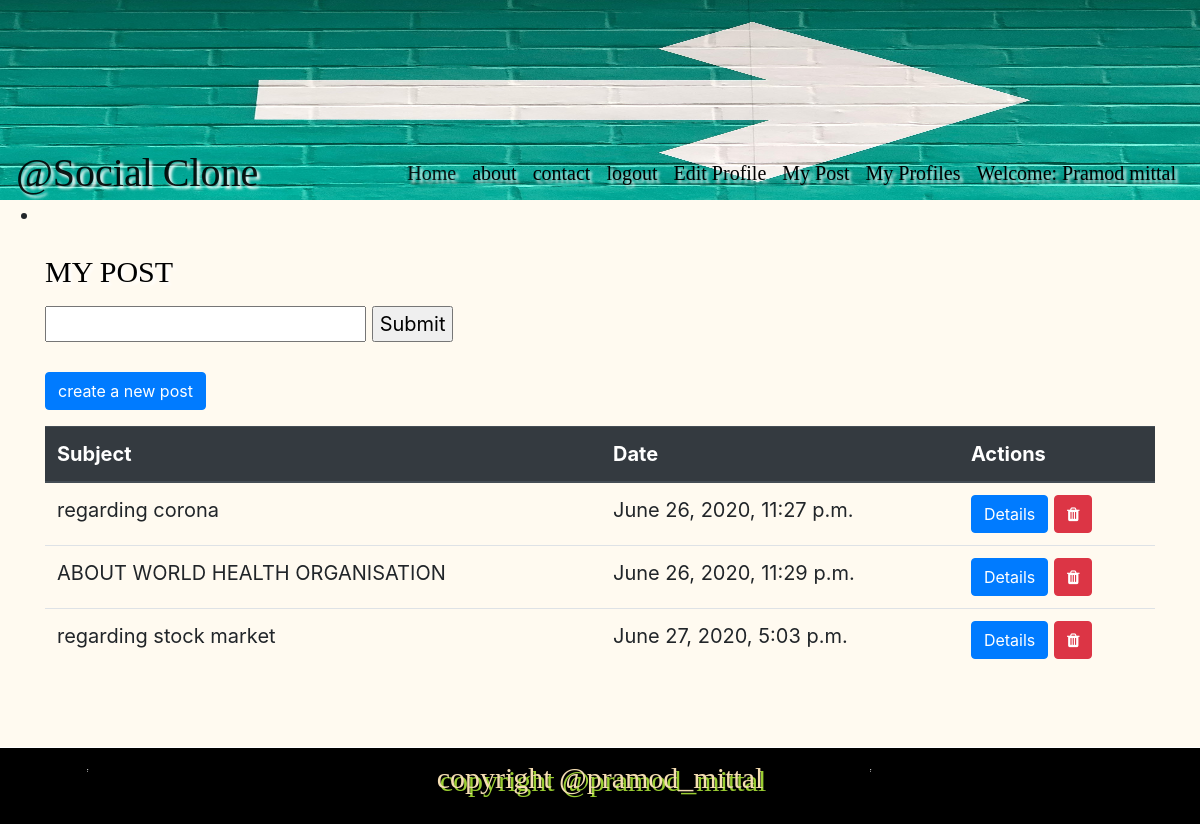
/social/mypost/list (signed in), run on the app's committed database.
### social/models.py (models this page shows, shortened)
class MyProfile(models.Model):
    name = models.CharField(max_length = 100)
    user = models.OneToOneField(to = User, on_delete=models.CASCADE)
    age = models.IntegerField(default=18,validators = [MinValueValidator(18)])
    gender = models.CharField(max_length = 20,choices = (('male','male'),('female','female')))
    status = models.CharField(max_length = 20,choices = (('single','single'),('married','married')))
    pno = models.CharField(max_length = 10,null = 'True',blank = 'True')
    discription = models.TextField()
    profile_pic = models.ImageField(upload_to = 'images//' ,null = True,blank = False)

class MyPost(models.Model):
    pic = models.ImageField(upload_to = 'images//' ,null = True)
    subject = models.CharField(max_length = 200)
    msg = models.TextField(null = True,blank = True)
    cr_date = models.DateTimeField(auto_now_add = True)
    uploaded_by = models.ForeignKey(to = MyProfile,on_delete = models.CASCADE,null = True,blank = True)

### social/views.py (the view)
# urls.py: path('mypost/list',views.MyPostListView.as_view()),
class MyPostListView(ListView):
    model = MyPost
    template_name = 'social/mypost_list.html'
    def get_queryset(self):
        si = self.request.GET.get('si')
        if si == None:
            si = ""
        return MyPost.objects.filter(Q(uploaded_by = self.request.user.myprofile))

### templates/social/mypost_list.html
{% extends 'base.html' %}
{% block content %}
<div class = container>
<h1 class = 'py-2'>MY POST</h1>
<form method = GET>
<input value = "{{request.GET.si}}" type = "text" name = 'si'/>
<input type = "submit"/>
</form>
<br>
<a class = 'btn btn-primary' href = '/social/mypost/create'>create a new post</a>
<table class = 'table my-3'>
<thead class = 'thead-dark'>
<tr>
<th>Subject</th>
<th>Date</th>
<th>Actions</th>
</tr>
</thead>
<tr>
{% for n1 in mypost_list %}
<td>{{n1.subject}}</td>
<td>{{n1.cr_date}}</td>
<td><a class = 'btn btn-primary' href = '/social/mypost/detail/{{n1.id}}'>Details</a>
<a class = 'btn btn-danger'href = '/social/mypost/delete/{{n1.id}}'><span class="fa fa-trash"></span></a>
</td>
</tr>
{% endfor %}
</table>
</div>
{% endblock %}

### templates/base.html (shortened to what this page needs)
<!DOCTYPE html>
{% load static %}
<html>
<head>
    <link rel="stylesheet" href="https://cdnjs.cloudflare.com/ajax/libs/font-awesome/4.7.0/css/font-awesome.min.css">
    <link rel="stylesheet" href="https://stackpath.bootstrapcdn.com/bootstrap/4.5.0/css/bootstrap.min.css">
  <link rel = 'stylesheet' href = '{% static 'css/main.css' %}' />
</head>
<body>
  <header id = 'head_one'>
  <img class = 'w-100 h-100' src = '/static/images/banner3.jpg'/>
    <div id = 'headfix'>
   <nav class="navbar navbar-expand-lg navbar-light bg-transparent">
  <a class="navbar-brand" href="#">@Social Clone</a>
  <div class="collapse navbar-collapse" id="navbarSupportedContent">
    <ul class="navbar-nav ml-auto">
      <li class="nav-item active">
        <a class="nav-link" href="/social/home">Home <span class="sr-only">(current)</span></a>
      </li>
      <li class="nav-item">
        <a class="nav-link" href="/social">about</a>
      </li>
       <li class="nav-item">
        <a class="nav-link" href="/social/contact/">contact</a>
      </li>
       {% if user.is_authenticated %}
       <li class="nav-item">
        <a class="nav-link" href="/accounts/logout">logout</a>
      </li>
       {% else %}
       <li class="nav-item">
        <a class="nav-link" href="/accounts/login">login</a>
      </li>
      {% endif %}
      {% if user.is_authenticated %}
       <li class="nav-item">
         <a class="nav-link" href='/social/profile/edit/{{user.myprofile.id}}'>Edit Profile</a>
      </li>
       <li class="nav-item">
         <a class="nav-link" href='/social/mypost/list'>My Post</a>
      </li>
       <li class="nav-item">
         <a class="nav-link" href='/social/myprofile/list'>My Profiles</a>
      </li>
       <li class="nav-item">
          <a class="nav-link" >Welcome: {{ user.myprofile.name }}</a>
        </li>
       {% else %}
       {% if user.is_superuser %}
       <li class="nav-item">
        <a class="nav-link" href="/admin">Admin</a>
      </li>
      {% endif %}
       {% endif %}
      </ul>
  </div>
</nav>
    </div>
    </header>
  <ul class="messages">
    <li{% if message.tags %} class="{{ message.tags }}"{% endif %}></li>
</ul>
  {% block content %}
  {% endblock %}
  <br><br>
  <footer class = 'myfooter p-2'>
  <p>copyright @pramod_mittal</p>
  </footer>
  </body>
</html>

### static/css/main.css (style rules this page uses)
body { background-color:floralwhite ; font-size: 20px; }
h1 { color:black; text-transform: uppercase; font-size: 30px; font-family: cursive; text-shadow: 3px 3px 3px white; }
#head_one { height: 200px; }
#headfix { position: absolute; top:130px; width: 100%; z-index: 10; }
.navbar-brand { font-size: 40px; font-family: cursive; text-shadow: 3px 3px 3px white; color: black; }
.navbar { font-size: 30px; font-family: cursive; text-shadow: 3px 3px 3px white; color: black; }
.navbar-light .navbar-nav .nav-link { color: black; font-size: 20px; }
.myfooter { background-image: url('/static/images/banners.png'); font-size: 30px; color: wheat; font-family: cursive; text-shadow: 3px 3px yellowgreen; text-align: center; }

### data on the page
MyPost: subject "regarding corona", cr_date "June 26, 2020, 11:27 p.m."
MyPost: subject "ABOUT WORLD HEALTH ORGANISATION", cr_date "June 26, 2020, 11:29 p.m."
MyPost: subject "regarding stock market", cr_date "June 27, 2020, 5:03 p.m."

### other printed values
{{ user.myprofile.name }} "Pramod mittal"
